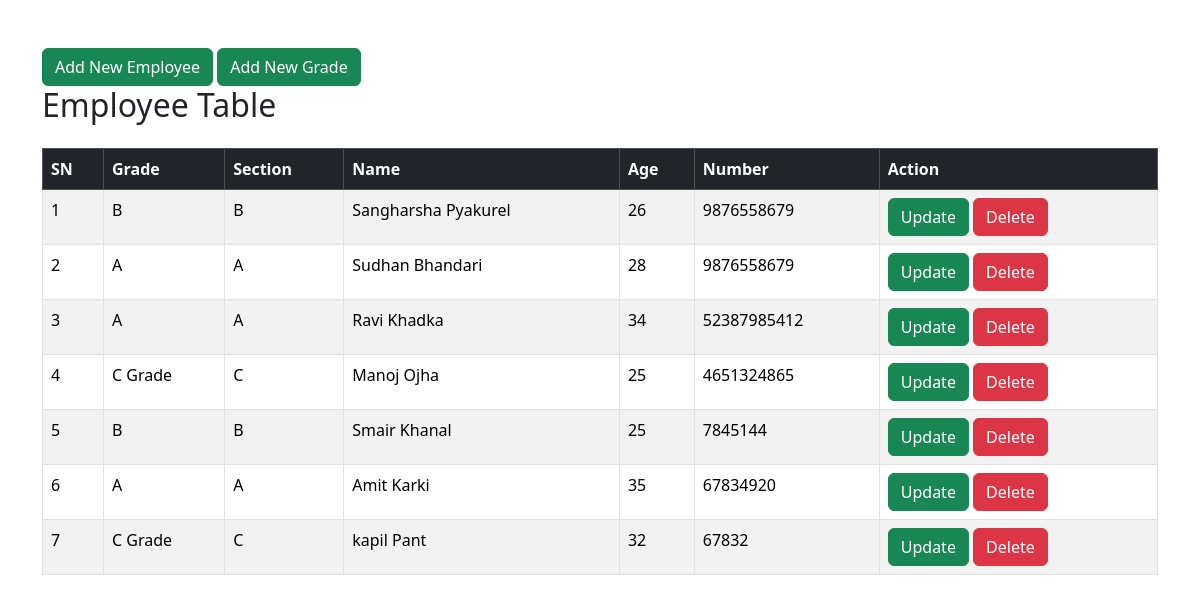
Page /teacher/teacher/ on the committed database.
### teacher/models.py (models this page shows, shortened)
class Teacher(models.Model):
    grade = models.ForeignKey(Grade,on_delete=models.SET_NULL, related_name="grade_teacher", null=True)
    name = models.CharField(max_length=60, help_text="teacher name")
    phone = models.PositiveIntegerField()
    age = models.PositiveIntegerField()
    created_at = models.DateTimeField(auto_now_add=True)
    updated_at = models.DateTimeField(auto_now=True)
    class Meta:
        db_table = "teacher"

class Grade(models.Model):
    name = models.CharField(max_length=20,help_text="enter grade name", verbose_name="Grade Name")
    section = models.CharField(max_length=5,default="A")
    created_at = models.DateTimeField(auto_now_add=True)
    updated_at = models.DateTimeField(auto_now=True)
    class Meta:
        db_table = "grade"
        unique_together = ['name','section']

### teacher/views.py (the view)
# urls.py: path('teacher/',teacher_list, name="teacher"),
def teacher_list(request):
    data = Teacher.objects.all()
    context = {
        "teacher":data
    }
    return render(request, 'teacher/index.html', context)

### teacher/templates/teacher/index.html (shortened to what this page needs)
<!DOCTYPE html>
<html lang="en">
<head>
  <link
    href="https://cdn.jsdelivr.net/npm/bootstrap@5.3.3/dist/css/bootstrap.min.css"
    rel="stylesheet"
  />
</head>
<body>
  <div class="container mt-5">
    <a href = "{% url "tcreate" %}" class="btn btn-success">
        Add New Employee
    </a>
    <a href="{% url 'gcreate' %}" class="btn btn-success">
        Add New Grade
    </a>
    <h2 class="mb-4">Employee Table</h2>
    <table class="table table-bordered table-striped table-hover">
      <thead class="table-dark">
        <tr>
          <th>SN</th>
          <th>Grade </th>
          <th>Section </th>
          <th>Name</th>
          <th>Age</th>
          <th>Number</th>
          <th>Action</th>
        </tr>
      </thead>
      <tbody>
        {% for i in teacher %}
        <tr>
          <td>{{forloop.counter}}</td>
          <td>{{i.grade.name}}</td>
          <td>{{i.grade.section}}</td>
          <td>{{i.name}}</td>
          <td>{{i.age}}</td>
          <td>{{i.phone}}</td>
          <td>
            <a href = "{% url "tupdate" i.id %}" class="btn btn-success">Update</a>
            <a href = "{% url "tdelete" i.id %}" class="btn btn-danger">Delete</a>
          </td>
        </tr>
        {% endfor %}
      </tbody>
    </table>
  </div>
</body>
</html>

### rows in the picture
Teacher: grade.name "B", grade.section "B", name "Sangharsha Pyakurel", age "26", phone "9876558679"
Teacher: grade.name "A", grade.section "A", name "Sudhan Bhandari", age "28", phone "9876558679"
Teacher: grade.name "A", grade.section "A", name "Ravi Khadka", age "34", phone "52387985412"
Teacher: grade.name "C Grade", grade.section "C", name "Manoj Ojha", age "25", phone "4651324865"
Teacher: grade.name "B", grade.section "B", name "Smair Khanal", age "25", phone "7845144"
Teacher: grade.name "A", grade.section "A", name "Amit Karki", age "35", phone "67834920"
Teacher: grade.name "C Grade", grade.section "C", name "kapil Pant", age "32", phone "67832"
